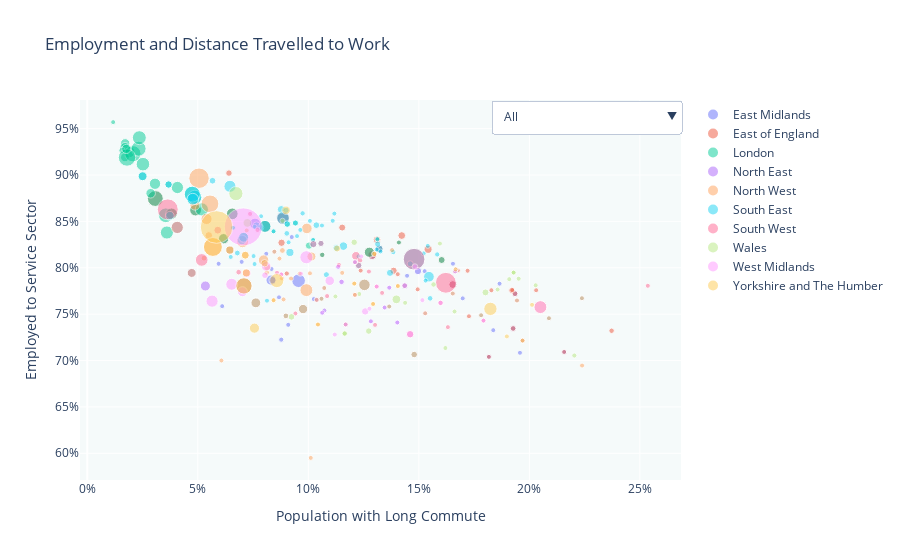

Notebook code cell kept with this figure:
### Code cell
# get the list of region
rgn16nm = list(ltla_EW["rgn16nm"].sort_values().unique())

# instantiate figure
fig = go.Figure()
# instantiate drop-down button
keys = ["label","method","args"]
vals = ["All","update",
            [{"marker.color":px.colors.qualitative.Plotly}]
        ]

dropdown_button =[dict(zip(keys,vals))]
n = 0
# for loop to add trace an label
for group in rgn16nm:
    # get the regional subset
    df_subset = df[df['rgn16nm'] ==  group]

    # transform the size
    size = [max(size, 5) for size in df_subset['Work Force Population_l'] /10000]
    # size = np.arctan(df_subset['Work Force Population_l']/df['Work Force Population_l'].max()) * 60
    # size = np.log(df_subset["Work Force Population_l"]) * 0.8



    # add trace
    scatter_trace = go.Scatter(x=df_subset['% 20km or More'], y=df_subset['Serv'], name=group,
                                text = df_subset['lad11nm'],
                                mode = "markers",
                                marker = dict(size=size,opacity=0.5),
                                # define hover text
                                hovertemplate=
                                    "<b>%{text}</b><br>" +
                                    "Population: %{customdata:.2s}" +
                                    "<extra></extra>",
                                customdata = df_subset['Work Force Population_l']
                            )
    fig.add_trace(scatter_trace )
    # add drop_down button
    color = ['rgba(150, 150, 150, 10)' for _ in range(len(rgn16nm))]
    color[n] = 'rgba(241, 156, 121, 240)'
    vals = [group,"update", [{"marker.color":color}]]
    button = dict(zip(keys,vals))
    dropdown_button.append(button)
    n +=1

# Customize the legend appearance
fig.update_layout(
    legend=dict(
        itemsizing='constant'  # Set the size of legend markers to be constant
    ),
    plot_bgcolor='rgba(245, 250, 250, 100)',
   
)

# add drop_down button
fig.update_layout({
'updatemenus':[{
'type': "dropdown",
'x': 1,
'y': 1,
'showactive': True,
'active': 0,
'buttons': dropdown_button}]
})

# add axis title
fig.update_layout(
    title = "Employment and Distance Travelled to Work",
    xaxis={
        'title':'Population with Long Commute',
        'tickformat':"2%"
        },
    yaxis={'title':'Employed to Service Sector',
           'tickformat':"2%"})

fig.show()

### Figure 1 — Plotly figure (JSON) as saved in the notebook; plotly's stock layout.template omitted (floating-point values rounded to 4 significant figures)
{"data": [{"customdata": [57783, 65526, 101698, 136609, 16212, 111046, 87016, 126742, 78528, 39184, 79189, 51676, 32399, 40563, 28312, 47178, 38340, 39452, 47173, 43643, 73962, 42559, 48065, 21827, 44860, 22677, 28271, 45906, 40006, 48554, 38262, 58459, 35631, 57080, 49700, 47028, 45434, 47785, 43439, 48677, 50741, 74220, 43289, 38259, 27036, 55194, 51847, 57872, 82145, 122682, 89602, 93259, 115140, 98050, 163177], "hovertemplate": "<b>%{text}</b><br>Population: %{customdata:.2s}<extra></extra>", "marker": {"opacity": 0.5, "size": [5.778, 6.553, 10.17, 13.66, 5, 11.1, 8.702, 12.67, 7.853, 5, 7.919, 5.168, 5, 5, 5, 5, 5, 5, 5, 5, 7.396, 5, 5, 5, 5, 5, 5, 5, 5, 5, 5, 5.846, 5, 5.708, 5, 5, 5, 5, 5, 5, 5.074, 7.422, 5, 5, 5, 5.519, 5.185, 5.787, 8.214, 12.27, 8.96, 9.326, 11.51, 9.805, 16.32]}, "mode": "markers", "name": "East Midlands", "text": ["North East Lincolnshire", "North Lincolnshire", "Derby", "Leicester", "Rutland", "Nottingham", "Peterborough", "Milton Keynes", "Bedford", "Fenland", "Huntingdonshire", "Amber Valley", "Bolsover", "Chesterfield", "Derbyshire Dales", "Erewash", "High Peak", "North East Derbyshire", "South Derbyshire", "Blaby", "Charnwood", "Harborough", "Hinckley and Bosworth", "Melton", "North West Leicestershire", "Oadby and Wigston", "Boston", "East Lindsey", "Lincoln", "North Kesteven", "South Holland", "South Kesteven", "West Lindsey", "King's Lynn and West Norfolk", "Ashfield", "Bassetlaw", "Broxtowe", "Gedling", "Mansfield", "Newark and Sherwood", "Rushcliffe", "Cherwell", "Lichfield", "Staffordshire Moorlands", "North Warwickshire", "Nuneaton and Bedworth", "Rugby", "Stratford-on-Avon", "Oldham", "Stockport", "Tameside", "Barnsley", "Doncaster", "Rotherham", "Kirklees"], "type": "scatter", "x": [0.08985, 0.1479, 0.08312, 0.09559, 0.1654, 0.07586, 0.1289, 0.08853, 0.1321, 0.2158, 0.1654, 0.08774, 0.1366, 0.08335, 0.1529, 0.06102, 0.1211, 0.106, 0.1283, 0.08673, 0.08375, 0.1447, 0.1063, 0.1837, 0.1403, 0.08096, 0.1957, 0.2238, 0.1526, 0.1865, 0.1817, 0.1935, 0.2089, 0.1927, 0.09091, 0.1782, 0.0594, 0.06983, 0.1025, 0.1699, 0.09249, 0.1496, 0.1366, 0.1169, 0.1345, 0.115, 0.1135, 0.1436, 0.06448, 0.04068, 0.04722, 0.09762, 0.1254, 0.07625, 0.07086], "y": [0.7481, 0.7065, 0.7868, 0.786, 0.8044, 0.8475, 0.8137, 0.8536, 0.8203, 0.7092, 0.7819, 0.7225, 0.7582, 0.7987, 0.7509, 0.7586, 0.7708, 0.7666, 0.7423, 0.7682, 0.7867, 0.7914, 0.7516, 0.7327, 0.741, 0.8151, 0.7084, 0.7672, 0.7964, 0.7829, 0.7039, 0.7721, 0.7456, 0.7346, 0.7385, 0.7488, 0.8043, 0.8064, 0.7662, 0.767, 0.8331, 0.7965, 0.7786, 0.7389, 0.7571, 0.7848, 0.8011, 0.7807, 0.8191, 0.8435, 0.7944, 0.7555, 0.7816, 0.7622, 0.7804]}, {"customdata": [87016, 80371, 70284, 70095, 126742, 78528, 65169, 38529, 39184, 79189, 73591, 73177, 62723, 32567, 32448, 77016, 77743, 54343, 37557, 25308, 33548, 46464, 38773, 38262, 58459, 54538, 52322, 33721, 57080, 33510, 158307, 118269, 103411, 101736, 119728, 117156, 115456], "hovertemplate": "<b>%{text}</b><br>Population: %{customdata:.2s}<extra></extra>", "marker": {"opacity": 0.5, "size": [8.702, 8.037, 7.028, 7.01, 12.67, 7.853, 6.517, 5, 5, 7.919, 7.359, 7.318, 6.272, 5, 5, 7.702, 7.774, 5.434, 5, 5, 5, 5, 5, 5, 5.846, 5.454, 5.232, 5, 5.708, 5, 15.83, 11.83, 10.34, 10.17, 11.97, 11.72, 11.55]}, "mode": "markers", "name": "East of England", "text": ["Peterborough", "Luton", "Southend-on-Sea", "Thurrock", "Milton Keynes", "Bedford", "Cambridge", "East Cambridgeshire", "Fenland", "Huntingdonshire", "South Cambridgeshire", "Basildon", "Braintree", "Brentwood", "Castle Point", "Chelmsford", "Colchester", "Epping Forest", "Harlow", "Maldon", "Rochford", "Tendring", "Uttlesford", "South Holland", "South Kesteven", "Breckland", "Broadland", "Great Yarmouth", "King's Lynn and West Norfolk", "North Norfolk", "Barnet", "Enfield", "Harrow", "Havering", "Hillingdon", "Redbridge", "Waltham Forest"], "type": "scatter", "x": [0.1289, 0.1542, 0.1153, 0.1603, 0.08853, 0.1321, 0.06408, 0.1828, 0.2158, 0.1654, 0.08788, 0.1386, 0.1921, 0.141, 0.1495, 0.1311, 0.1423, 0.1063, 0.1405, 0.1727, 0.1237, 0.1676, 0.1721, 0.1817, 0.1935, 0.2372, 0.09023, 0.1923, 0.1927, 0.2031, 0.03076, 0.04897, 0.06168, 0.1276, 0.08037, 0.06558, 0.03811], "y": [0.8137, 0.8199, 0.8433, 0.8084, 0.8536, 0.8203, 0.9021, 0.7758, 0.7092, 0.7819, 0.827, 0.7967, 0.7757, 0.8273, 0.7767, 0.8302, 0.8347, 0.8139, 0.7931, 0.7477, 0.797, 0.7972, 0.7968, 0.7039, 0.7721, 0.7321, 0.7938, 0.7759, 0.7346, 0.7758, 0.8747, 0.8622, 0.8313, 0.8168, 0.8446, 0.8581, 0.8582]}, {"customdata": [70095, 61281, 32567, 54343, 47690, 36222, 64919, 43739, 36059, 5045, 73365, 158307, 97983, 131231, 140789, 93084, 160367, 147360, 118269, 122876, 119891, 88622, 113345, 103411, 101736, 119728, 116783, 104639, 62938, 74210, 162496, 135858, 95653, 132369, 117156, 88970, 149581, 87508, 139592, 115456, 174154, 92112], "hovertemplate": "<b>%{text}</b><br>Population: %{customdata:.2s}<extra></extra>", "marker": {"opacity": 0.5, "size": [7.01, 6.128, 5, 5.434, 5, 5, 6.492, 5, 5, 5, 7.337, 15.83, 9.798, 13.12, 14.08, 9.308, 16.04, 14.74, 11.83, 12.29, 11.99, 8.862, 11.33, 10.34, 10.17, 11.97, 11.68, 10.46, 6.294, 7.421, 16.25, 13.59, 9.565, 13.24, 11.72, 8.897, 14.96, 8.751, 13.96, 11.55, 17.42, 9.211]}, "mode": "markers", "name": "London", "text": ["Thurrock", "Slough", "Brentwood", "Epping Forest", "Sevenoaks", "Mole Valley", "Reigate and Banstead", "Spelthorne", "Tandridge", "City of London", "Barking and Dagenham", "Barnet", "Bexley", "Brent", "Bromley", "Camden", "Croydon", "Ealing", "Enfield", "Greenwich", "Hackney", "Hammersmith and Fulham", "Haringey", "Harrow", "Havering", "Hillingdon", "Hounslow", "Islington", "Kensington and Chelsea", "Kingston upon Thames", "Lambeth", "Lewisham", "Merton", "Newham", "Redbridge", "Richmond upon Thames", "Southwark", "Sutton", "Tower Hamlets", "Waltham Forest", "Wandsworth", "Westminster"], "type": "scatter", "x": [0.1603, 0.09416, 0.141, 0.1063, 0.1312, 0.08426, 0.09045, 0.06587, 0.1022, 0.01169, 0.1003, 0.03076, 0.07071, 0.036, 0.04863, 0.01712, 0.0475, 0.0355, 0.04897, 0.04075, 0.01882, 0.017, 0.03062, 0.06168, 0.1276, 0.08037, 0.04772, 0.01708, 0.01568, 0.03677, 0.02062, 0.02516, 0.02865, 0.05181, 0.06558, 0.02501, 0.02321, 0.03733, 0.02353, 0.03811, 0.01796, 0.01764], "y": [0.8084, 0.8482, 0.8273, 0.8139, 0.8308, 0.8393, 0.8471, 0.8432, 0.8299, 0.957, 0.8239, 0.8747, 0.8328, 0.838, 0.876, 0.9342, 0.8794, 0.8566, 0.8622, 0.8866, 0.925, 0.919, 0.8906, 0.8313, 0.8168, 0.8446, 0.874, 0.9294, 0.9265, 0.8898, 0.923, 0.9117, 0.8803, 0.8629, 0.8581, 0.8987, 0.9283, 0.8561, 0.9402, 0.8582, 0.9189, 0.9281]}, {"customdata": [31957, 47328, 46387, 74189, 43067, 45191, 22461, 37321, 20922, 39112, 100859], "hovertemplate": "<b>%{text}</b><br>Population: %{customdata:.2s}<extra></extra>", "marker": {"opacity": 0.5, "size": [5, 5, 5, 7.419, 5, 5, 5, 5, 5, 5, 10.09]}, "mode": "markers", "name": "North East", "text": ["Hartlepool", "Middlesbrough", "Redcar and Cleveland", "Stockton-on-Tees", "Darlington", "Carlisle", "Eden", "Hambleton", "Richmondshire", "Scarborough", "Sunderland"], "type": "scatter", "x": [0.1073, 0.08462, 0.1072, 0.08021, 0.1379, 0.1038, 0.1969, 0.1944, 0.1666, 0.1653, 0.05341], "y": [0.754, 0.8173, 0.7782, 0.8049, 0.819, 0.7654, 0.7215, 0.7647, 0.7982, 0.7722, 0.7804]}, {"customdata": [50936, 90524, 54891, 49488, 129129, 38141, 27710, 45191, 27430, 22461, 42342, 38340, 34186, 49223, 30930, 30085, 53203, 33313, 57844, 26622, 28116, 47325, 45898, 39986, 20922, 48882, 38259, 105324, 76356, 204576, 82145, 79536, 111629, 122682, 89602, 99876, 129075, 58244, 177381, 70454, 106014, 120671, 189141, 80282, 163177], "hovertemplate": "<b>%{text}</b><br>Population: %{customdata:.2s}<extra></extra>", "marker": {"opacity": 0.5, "size": [5.094, 9.052, 5.489, 5, 12.91, 5, 5, 5, 5, 5, 5, 5, 5, 5, 5, 5, 5.32, 5, 5.784, 5, 5, 5, 5, 5, 5, 5, 5, 10.53, 7.636, 20.46, 8.214, 7.954, 11.16, 12.27, 8.96, 9.988, 12.91, 5.824, 17.74, 7.045, 10.6, 12.07, 18.91, 8.028, 16.32]}, "mode": "markers", "name": "North West", "text": ["Halton", "Warrington", "Blackburn with Darwen", "Blackpool", "Shropshire", "Allerdale", "Barrow-in-Furness", "Carlisle", "Copeland", "Eden", "South Lakeland", "High Peak", "Burnley", "Chorley", "Fylde", "Hyndburn", "Lancaster", "Pendle", "Preston", "Ribble Valley", "Rossendale", "South Ribble", "West Lancashire", "Wyre", "Richmondshire", "Newcastle-under-Lyme", "Staffordshire Moorlands", "Bolton", "Bury", "Manchester", "Oldham", "Rochdale", "Salford", "Stockport", "Tameside", "Trafford", "Wigan", "Knowsley", "Liverpool", "St. Helens", "Sefton", "Wirral", "Bradford", "Calderdale", "Kirklees"], "type": "scatter", "x": [0.08801, 0.1014, 0.08116, 0.07212, 0.205, 0.2239, 0.06066, 0.1038, 0.1011, 0.1969, 0.1405, 0.1211, 0.08427, 0.1007, 0.08694, 0.08878, 0.1299, 0.1043, 0.08825, 0.1293, 0.1208, 0.09217, 0.1153, 0.09608, 0.1666, 0.08582, 0.1169, 0.07975, 0.05495, 0.05055, 0.06448, 0.07146, 0.05393, 0.04068, 0.04722, 0.04869, 0.09912, 0.0528, 0.05549, 0.08136, 0.09933, 0.07024, 0.05681, 0.07193, 0.07086], "y": [0.7886, 0.8122, 0.7949, 0.8403, 0.7576, 0.6946, 0.7, 0.7654, 0.5951, 0.7215, 0.7803, 0.7708, 0.765, 0.794, 0.8099, 0.7659, 0.815, 0.7388, 0.8187, 0.761, 0.783, 0.7884, 0.7945, 0.7938, 0.7982, 0.7947, 0.7389, 0.8083, 0.8349, 0.8965, 0.8191, 0.8136, 0.8527, 0.8435, 0.7944, 0.8675, 0.7759, 0.8104, 0.8689, 0.8005, 0.8424, 0.8281, 0.8224, 0.7945, 0.7804]}, {"customdata": [106861, 57043, 71485, 78029, 61281, 67426, 79865, 126742, 121075, 81019, 97507, 217012, 78528, 37151, 30684, 61251, 37735, 84908, 52143, 58258, 47471, 31985, 44339, 45593, 65752, 45233, 41686, 40206, 71129, 47690, 39434, 56460, 48458, 54497, 48445, 74220, 66750, 66769, 62269, 50502, 61060, 36222, 64919, 36405, 43739, 39705, 36059, 52994, 45876, 57872, 24290, 60481, 47363, 49487, 61992, 66619, 45363, 97983, 140789, 160367, 119728, 116783, 74210, 88970, 87508], "hovertemplate": "<b>%{text}</b><br>Population: %{customdata:.2s}<extra></extra>", "marker": {"opacity": 0.5, "size": [10.69, 5.704, 7.149, 7.803, 6.128, 6.743, 7.987, 12.67, 12.11, 8.102, 9.751, 21.7, 7.853, 5, 5, 6.125, 5, 8.491, 5.214, 5.826, 5, 5, 5, 5, 6.575, 5, 5, 5, 7.113, 5, 5, 5.646, 5, 5.45, 5, 7.422, 6.675, 6.677, 6.227, 5.05, 6.106, 5, 6.492, 5, 5, 5, 5, 5.299, 5, 5.787, 5, 6.048, 5, 5, 6.199, 6.662, 5, 9.798, 14.08, 16.04, 11.97, 11.68, 7.421, 8.897, 8.751]}, "mode": "markers", "name": "South East", "text": ["Medway", "Bracknell Forest", "West Berkshire", "Reading", "Slough", "Windsor and Maidenhead", "Wokingham", "Milton Keynes", "Brighton and Hove", "Portsmouth", "Southampton", "Wiltshire", "Bedford", "Lewes", "Rother", "Wealden", "Cotswold", "Basingstoke and Deane", "East Hampshire", "Eastleigh", "Fareham", "Gosport", "Hart", "Havant", "New Forest", "Rushmoor", "Dover", "Gravesham", "Maidstone", "Sevenoaks", "Shepway", "Swale", "Thanet", "Tonbridge and Malling", "Tunbridge Wells", "Cherwell", "Oxford", "South Oxfordshire", "Vale of White Horse", "West Oxfordshire", "Guildford", "Mole Valley", "Reigate and Banstead", "Runnymede", "Spelthorne", "Surrey Heath", "Tandridge", "Waverley", "Woking", "Stratford-on-Avon", "Adur", "Arun", "Chichester", "Crawley", "Horsham", "Mid Sussex", "Worthing", "Bexley", "Bromley", "Croydon", "Hillingdon", "Hounslow", "Kingston upon Thames", "Richmond upon Thames", "Sutton"], "type": "scatter", "x": [0.1546, 0.09027, 0.1023, 0.08772, 0.09416, 0.07832, 0.07657, 0.08853, 0.06454, 0.09167, 0.06994, 0.1478, 0.1321, 0.09488, 0.1227, 0.1461, 0.1664, 0.1159, 0.1583, 0.06789, 0.06488, 0.07522, 0.09637, 0.08128, 0.1227, 0.111, 0.154, 0.1531, 0.1369, 0.1312, 0.1522, 0.1551, 0.1327, 0.1384, 0.1118, 0.1496, 0.05664, 0.1126, 0.1057, 0.1211, 0.08991, 0.08426, 0.09045, 0.07568, 0.06587, 0.1062, 0.1022, 0.09741, 0.07862, 0.1436, 0.07567, 0.1082, 0.1309, 0.1007, 0.1314, 0.1036, 0.09107, 0.07071, 0.04863, 0.0475, 0.08037, 0.04772, 0.03677, 0.02501, 0.03733], "y": [0.7904, 0.8371, 0.8255, 0.8629, 0.8482, 0.8432, 0.8452, 0.8536, 0.8878, 0.8165, 0.8301, 0.8093, 0.8203, 0.8342, 0.8123, 0.8043, 0.7961, 0.8234, 0.8144, 0.8159, 0.8117, 0.8126, 0.8408, 0.7645, 0.8026, 0.8507, 0.8236, 0.7862, 0.7945, 0.8308, 0.8155, 0.767, 0.8176, 0.817, 0.8584, 0.7965, 0.8938, 0.8214, 0.8263, 0.8061, 0.8619, 0.8393, 0.8471, 0.8441, 0.8432, 0.8455, 0.8299, 0.8587, 0.8556, 0.7807, 0.804, 0.7925, 0.8197, 0.8505, 0.8255, 0.8459, 0.8274, 0.8328, 0.876, 0.8794, 0.8446, 0.874, 0.8898, 0.8987, 0.8561]}, {"customdata": [74301, 78257, 209702, 88310, 126652, 71485, 208618, 903, 217012, 55919, 51927, 33885, 37679, 33431, 51958, 51910, 37735, 32968, 56127, 51222, 40461, 65752, 62269, 50502, 46681, 49523, 57872, 30574, 54321], "hovertemplate": "<b>%{text}</b><br>Population: %{customdata:.2s}<extra></extra>", "marker": {"opacity": 0.5, "size": [7.43, 7.826, 20.97, 8.831, 12.67, 7.149, 20.86, 5, 21.7, 5.592, 5.193, 5, 5, 5, 5.196, 5.191, 5, 5, 5.613, 5.122, 5, 6.575, 6.227, 5.05, 5, 5, 5.787, 5, 5.432]}, "mode": "markers", "name": "South West", "text": ["Herefordshire, County of", "Bath and North East Somerset", "Bristol, City of", "North Somerset", "South Gloucestershire", "West Berkshire", "Cornwall", "Isles of Scilly", "Wiltshire", "East Devon", "Exeter", "Mid Devon", "North Devon", "South Hams", "Teignbridge", "Cheltenham", "Cotswold", "Forest of Dean", "Gloucester", "Stroud", "Tewkesbury", "New Forest", "Vale of White Horse", "West Oxfordshire", "Mendip", "Sedgemoor", "Stratford-on-Avon", "Malvern Hills", "Wychavon"], "type": "scatter", "x": [0.1461, 0.05902, 0.03639, 0.1216, 0.05176, 0.1023, 0.1622, 0.2536, 0.1478, 0.1234, 0.07366, 0.1631, 0.09414, 0.1274, 0.1138, 0.077, 0.1664, 0.1792, 0.06847, 0.1085, 0.08774, 0.1227, 0.1057, 0.1211, 0.1334, 0.1302, 0.1436, 0.1309, 0.1598], "y": [0.7284, 0.8406, 0.863, 0.8128, 0.8085, 0.8255, 0.7838, 0.7806, 0.8093, 0.8082, 0.8581, 0.736, 0.7507, 0.7959, 0.803, 0.8408, 0.7961, 0.743, 0.7953, 0.7695, 0.7928, 0.8026, 0.8263, 0.8061, 0.7729, 0.7384, 0.7807, 0.7798, 0.7622]}, {"customdata": [24549, 43397, 41166, 34960, 64742, 54048, 54048, 25310, 43826, 69610, 87659, 51059, 55166, 52379, 142216, 87194, 66504, 24770, 35010, 37118, 37118, 64232, 51579, 21511], "hovertemplate": "<b>%{text}</b><br>Population: %{customdata:.2s}<extra></extra>", "marker": {"opacity": 0.5, "size": [5, 5, 5, 5, 6.474, 5.405, 5.405, 5, 5, 6.961, 8.766, 5.106, 5.517, 5.238, 14.22, 8.719, 6.65, 5, 5, 5, 5, 6.423, 5.158, 5]}, "mode": "markers", "name": "Wales", "text": ["Isle of Anglesey", "Gwynedd", "Conwy", "Denbighshire", "Flintshire", "Wrexham", "Wrexham", "Ceredigion", "Pembrokeshire", "Carmarthenshire", "Swansea", "Neath Port Talbot", "Bridgend", "The Vale of Glamorgan", "Cardiff", "Rhondda Cynon Taf", "Caerphilly", "Blaenau Gwent", "Torfaen", "Monmouthshire", "Monmouthshire", "Newport", "Powys", "Merthyr Tydfil"], "type": "scatter", "x": [0.2029, 0.1952, 0.1595, 0.1909, 0.1273, 0.1164, 0.1164, 0.1856, 0.1438, 0.1801, 0.07242, 0.123, 0.1567, 0.08832, 0.06721, 0.1398, 0.09237, 0.162, 0.1123, 0.1929, 0.1929, 0.1207, 0.2204, 0.1661], "y": [0.7811, 0.7882, 0.8261, 0.7877, 0.7318, 0.7291, 0.7291, 0.7765, 0.7622, 0.7734, 0.8484, 0.7717, 0.782, 0.8506, 0.88, 0.766, 0.7471, 0.7135, 0.7691, 0.7948, 0.7948, 0.8275, 0.7054, 0.7528]}, {"customdata": [74301, 74240, 95791, 129129, 28312, 38340, 47173, 37735, 32968, 40461, 48065, 44860, 74220, 50502, 43289, 48882, 42805, 57389, 38259, 27036, 55194, 51847, 57872, 66047, 40892, 30574, 36514, 44816, 54321, 38231, 379276, 131684, 121957, 119402, 86502, 99391, 95127], "hovertemplate": "<b>%{text}</b><br>Population: %{customdata:.2s}<extra></extra>", "marker": {"opacity": 0.5, "size": [7.43, 7.424, 9.579, 12.91, 5, 5, 5, 5, 5, 5, 5, 5, 7.422, 5.05, 5, 5, 5, 5.739, 5, 5, 5.519, 5.185, 5.787, 6.605, 5, 5, 5, 5, 5.432, 5, 37.93, 13.17, 12.2, 11.94, 8.65, 9.939, 9.513]}, "mode": "markers", "name": "West Midlands", "text": ["Herefordshire, County of", "Telford and Wrekin", "Stoke-on-Trent", "Shropshire", "Derbyshire Dales", "High Peak", "South Derbyshire", "Cotswold", "Forest of Dean", "Tewkesbury", "Hinckley and Bosworth", "North West Leicestershire", "Cherwell", "West Oxfordshire", "Lichfield", "Newcastle-under-Lyme", "South Staffordshire", "Stafford", "Staffordshire Moorlands", "North Warwickshire", "Nuneaton and Bedworth", "Rugby", "Stratford-on-Avon", "Warwick", "Bromsgrove", "Malvern Hills", "Redditch", "Worcester", "Wychavon", "Wyre Forest", "Birmingham", "Coventry", "Dudley", "Sandwell", "Solihull", "Walsall", "Wolverhampton"], "type": "scatter", "x": [0.1461, 0.1257, 0.08091, 0.205, 0.1529, 0.1211, 0.1283, 0.1664, 0.1792, 0.08774, 0.1063, 0.1403, 0.1496, 0.1211, 0.1366, 0.08582, 0.1276, 0.1482, 0.1169, 0.1345, 0.115, 0.1135, 0.1436, 0.08038, 0.09664, 0.1309, 0.112, 0.1239, 0.1598, 0.1516, 0.07057, 0.09912, 0.05645, 0.06533, 0.07214, 0.07017, 0.1097], "y": [0.7284, 0.753, 0.8016, 0.7576, 0.7509, 0.7708, 0.7423, 0.7961, 0.743, 0.7928, 0.7516, 0.741, 0.7965, 0.8061, 0.7786, 0.7947, 0.7559, 0.8012, 0.7389, 0.7571, 0.7848, 0.8011, 0.7807, 0.792, 0.7937, 0.7798, 0.728, 0.8123, 0.7622, 0.7651, 0.8441, 0.8113, 0.764, 0.7822, 0.7941, 0.7743, 0.786]}, {"customdata": [47328, 46387, 74189, 43067, 101602, 133535, 57783, 65526, 84932, 22461, 42342, 32399, 28312, 38340, 39452, 34186, 53203, 33313, 26622, 28116, 45906, 35631, 37321, 69857, 20922, 21994, 39112, 39956, 47028, 82145, 79536, 93259, 115140, 98050, 189141, 80282, 163177, 326873, 140910], "hovertemplate": "<b>%{text}</b><br>Population: %{customdata:.2s}<extra></extra>", "marker": {"opacity": 0.5, "size": [5, 5, 7.419, 5, 10.16, 13.35, 5.778, 6.553, 8.493, 5, 5, 5, 5, 5, 5, 5, 5.32, 5, 5, 5, 5, 5, 5, 6.986, 5, 5, 5, 5, 5, 8.214, 7.954, 9.326, 11.51, 9.805, 18.91, 8.028, 16.32, 32.69, 14.09]}, "mode": "markers", "name": "Yorkshire and The Humber", "text": ["Middlesbrough", "Redcar and Cleveland", "Stockton-on-Tees", "Darlington", "Kingston upon Hull, City of", "East Riding of Yorkshire", "North East Lincolnshire", "North Lincolnshire", "York", "Eden", "South Lakeland", "Bolsover", "Derbyshire Dales", "High Peak", "North East Derbyshire", "Burnley", "Lancaster", "Pendle", "Ribble Valley", "Rossendale", "East Lindsey", "West Lindsey", "Hambleton", "Harrogate", "Richmondshire", "Ryedale", "Scarborough", "Selby", "Bassetlaw", "Oldham", "Rochdale", "Barnsley", "Doncaster", "Rotherham", "Bradford", "Calderdale", "Kirklees", "Leeds", "Wakefield"], "type": "scatter", "x": [0.08462, 0.1072, 0.08021, 0.1379, 0.07562, 0.1824, 0.08985, 0.1479, 0.08992, 0.1969, 0.1405, 0.1366, 0.1529, 0.1211, 0.106, 0.08427, 0.1299, 0.1043, 0.1293, 0.1208, 0.2238, 0.2089, 0.1944, 0.113, 0.1666, 0.1898, 0.1653, 0.2012, 0.1782, 0.06448, 0.07146, 0.09762, 0.1254, 0.07625, 0.05681, 0.07193, 0.07086, 0.05848, 0.08571], "y": [0.8173, 0.7782, 0.8049, 0.819, 0.7349, 0.7557, 0.7481, 0.7065, 0.862, 0.7215, 0.7803, 0.7582, 0.7509, 0.7708, 0.7666, 0.765, 0.815, 0.7388, 0.761, 0.783, 0.7672, 0.7456, 0.7647, 0.8208, 0.7982, 0.726, 0.7722, 0.7601, 0.7488, 0.8191, 0.8136, 0.7555, 0.7816, 0.7622, 0.8224, 0.7945, 0.7804, 0.8439, 0.7862]}], "layout": {"legend": {"itemsizing": "constant"}, "plot_bgcolor": "rgba(245, 250, 250, 100)", "title": {"text": "Employment and Distance Travelled to Work"}, "updatemenus": [{"active": 0, "buttons": [{"args": [{"marker.color": ["#636EFA", "#EF553B", "#00CC96", "#AB63FA", "#FFA15A", "#19D3F3", "#FF6692", "#B6E880", "#FF97FF", "#FECB52"]}], "label": "All", "method": "update"}, {"args": [{"marker.color": ["rgba(241, 156, 121, 240)", "rgba(150, 150, 150, 10)", "rgba(150, 150, 150, 10)", "rgba(150, 150, 150, 10)", "rgba(150, 150, 150, 10)", "rgba(150, 150, 150, 10)", "rgba(150, 150, 150, 10)", "rgba(150, 150, 150, 10)", "rgba(150, 150, 150, 10)", "rgba(150, 150, 150, 10)"]}], "label": "East Midlands", "method": "update"}, {"args": [{"marker.color": ["rgba(150, 150, 150, 10)", "rgba(241, 156, 121, 240)", "rgba(150, 150, 150, 10)", "rgba(150, 150, 150, 10)", "rgba(150, 150, 150, 10)", "rgba(150, 150, 150, 10)", "rgba(150, 150, 150, 10)", "rgba(150, 150, 150, 10)", "rgba(150, 150, 150, 10)", "rgba(150, 150, 150, 10)"]}], "label": "East of England", "method": "update"}, {"args": [{"marker.color": ["rgba(150, 150, 150, 10)", "rgba(150, 150, 150, 10)", "rgba(241, 156, 121, 240)", "rgba(150, 150, 150, 10)", "rgba(150, 150, 150, 10)", "rgba(150, 150, 150, 10)", "rgba(150, 150, 150, 10)", "rgba(150, 150, 150, 10)", "rgba(150, 150, 150, 10)", "rgba(150, 150, 150, 10)"]}], "label": "London", "method": "update"}, {"args": [{"marker.color": ["rgba(150, 150, 150, 10)", "rgba(150, 150, 150, 10)", "rgba(150, 150, 150, 10)", "rgba(241, 156, 121, 240)", "rgba(150, 150, 150, 10)", "rgba(150, 150, 150, 10)", "rgba(150, 150, 150, 10)", "rgba(150, 150, 150, 10)", "rgba(150, 150, 150, 10)", "rgba(150, 150, 150, 10)"]}], "label": "North East", "method": "update"}, {"args": [{"marker.color": ["rgba(150, 150, 150, 10)", "rgba(150, 150, 150, 10)", "rgba(150, 150, 150, 10)", "rgba(150, 150, 150, 10)", "rgba(241, 156, 121, 240)", "rgba(150, 150, 150, 10)", "rgba(150, 150, 150, 10)", "rgba(150, 150, 150, 10)", "rgba(150, 150, 150, 10)", "rgba(150, 150, 150, 10)"]}], "label": "North West", "method": "update"}, {"args": [{"marker.color": ["rgba(150, 150, 150, 10)", "rgba(150, 150, 150, 10)", "rgba(150, 150, 150, 10)", "rgba(150, 150, 150, 10)", "rgba(150, 150, 150, 10)", "rgba(241, 156, 121, 240)", "rgba(150, 150, 150, 10)", "rgba(150, 150, 150, 10)", "rgba(150, 150, 150, 10)", "rgba(150, 150, 150, 10)"]}], "label": "South East", "method": "update"}, {"args": [{"marker.color": ["rgba(150, 150, 150, 10)", "rgba(150, 150, 150, 10)", "rgba(150, 150, 150, 10)", "rgba(150, 150, 150, 10)", "rgba(150, 150, 150, 10)", "rgba(150, 150, 150, 10)", "rgba(241, 156, 121, 240)", "rgba(150, 150, 150, 10)", "rgba(150, 150, 150, 10)", "rgba(150, 150, 150, 10)"]}], "label": "South West", "method": "update"}, {"args": [{"marker.color": ["rgba(150, 150, 150, 10)", "rgba(150, 150, 150, 10)", "rgba(150, 150, 150, 10)", "rgba(150, 150, 150, 10)", "rgba(150, 150, 150, 10)", "rgba(150, 150, 150, 10)", "rgba(150, 150, 150, 10)", "rgba(241, 156, 121, 240)", "rgba(150, 150, 150, 10)", "rgba(150, 150, 150, 10)"]}], "label": "Wales", "method": "update"}, {"args": [{"marker.color": ["rgba(150, 150, 150, 10)", "rgba(150, 150, 150, 10)", "rgba(150, 150, 150, 10)", "rgba(150, 150, 150, 10)", "rgba(150, 150, 150, 10)", "rgba(150, 150, 150, 10)", "rgba(150, 150, 150, 10)", "rgba(150, 150, 150, 10)", "rgba(241, 156, 121, 240)", "rgba(150, 150, 150, 10)"]}], "label": "West Midlands", "method": "update"}, {"args": [{"marker.color": ["rgba(150, 150, 150, 10)", "rgba(150, 150, 150, 10)", "rgba(150, 150, 150, 10)", "rgba(150, 150, 150, 10)", "rgba(150, 150, 150, 10)", "rgba(150, 150, 150, 10)", "rgba(150, 150, 150, 10)", "rgba(150, 150, 150, 10)", "rgba(150, 150, 150, 10)", "rgba(241, 156, 121, 240)"]}], "label": "Yorkshire and The Humber", "method": "update"}], "showactive": true, "type": "dropdown", "x": 1, "y": 1}], "xaxis": {"tickformat": "2%", "title": {"text": "Population with Long Commute"}}, "yaxis": {"tickformat": "2%", "title": {"text": "Employed to Service Sector"}}}}
